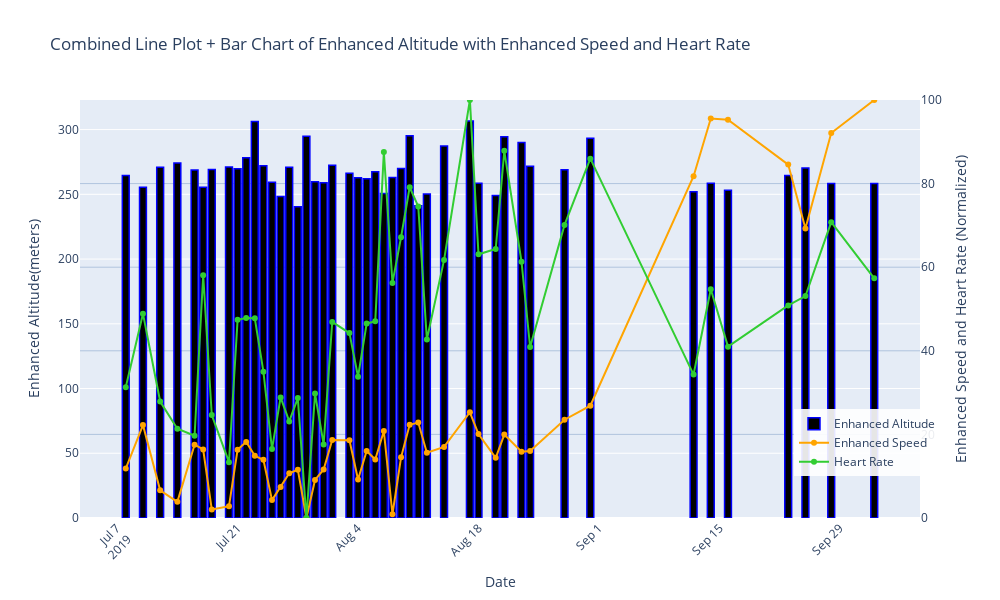

The cell this chart's notebook holds for it:
### Markdown cell above
**Insight**
• The most and least productive days and the strongest and weakest performing metrics have been highlighted. The Most Productive Day is identified as August 31 and the Least Productive Day is August 24. The measured Strongest Performing Metric is 'Power' while the Weakest Performing Metric is 'Leg Spring Stiffness'.

## 1.4 Advanced Visual Analysis Techniques:

### 1.4.1 Combined Line Plot + Bar Chart

**Justification:**
• The combined line plot and bar chart provide a multifaceted view of different metrics over time. This approach helps in visualizing both discrete and continuous data, allowing for a clear comparison between metrics such as enhanced speed, altitude, and heart rate. The line plot tracks continuous changes, while the bar chart highlights peaks and troughs in altitude, making it easier to spot trends and anomalies. Normalization ensures comparability across metrics with different scales, transforming values into a common range (0-100%) for meaningful comparison. The "outlier detection" uses Z-scores to identify and exclude outliers, improving the accuracy of trend analysis.

**Mechanics:**

### Code cell
def generate_combined_chart(df, date_column, speed_column, altitude_column, heart_rate_column):
    """
    Generates a combined line plot + bar chart with enhanced altitude as the bar chart and
    enhanced speed and heart rate as separate lines.
    
    Parameters:
    - df: pandas DataFrame containing the data
    - date_column: str, name of the column with the date information
    - speed_column: str, name of the column with the speed information
    - altitude_column: str, name of the column with the altitude information
    - heart_rate_column: str, name of the column with the heart rate information
    
    Returns:
    - None (displays the plot)
    """
    # Calculate Z-scores
    z_scores = stats.zscore(df[[speed_column, altitude_column, heart_rate_column]])
    abs_z_scores = abs(z_scores)
    
    # Identify outliers
    outlier_entries = (abs_z_scores >= 3).any(axis=1)
    
    # Keep only non-outlier entries
    df = df[~outlier_entries]
    
    # Group data by date and calculate average values
    daily_avg = df.groupby(date_column).agg({
        speed_column: 'mean',
        altitude_column: 'mean',
        heart_rate_column: 'mean'
    }).reset_index()
    
    # Normalize function
    def normalize(series):
        return 100 * (series - series.min()) / (series.max() - series.min())
    
    # Normalize only speed and heart rate columns
    for col in [speed_column, heart_rate_column]:
        daily_avg[col] = normalize(daily_avg[col])
    
    # Sort by altitude for combined chart
    daily_avg_sorted = daily_avg.sort_values(by=altitude_column, ascending=False).reset_index(drop=True)
    
    # Create the combined chart
    fig = go.Figure()
    
    # Add bar chart for enhanced altitude
    fig.add_trace(go.Bar(
        x=daily_avg_sorted[date_column],
        y=daily_avg_sorted[altitude_column],
        name='Enhanced Altitude',
        marker=dict(
            color="black",
            line=dict(
                color='blue',
                width=1.5  # Adjust the width as needed
            )
        ),
        yaxis='y1'
    ))
    
    # Add line for enhanced speed (chronological order)
    fig.add_trace(go.Scatter(
        x=daily_avg[date_column],
        y=daily_avg[speed_column],
        mode='lines+markers',
        name='Enhanced Speed',
        line=dict(color='orange'),
        yaxis='y2'
    ))
    
    # Add line for heart rate (chronological order)
    fig.add_trace(go.Scatter(
        x=daily_avg[date_column],
        y=daily_avg[heart_rate_column],
        mode='lines+markers',
        name='Heart Rate',
        line=dict(color='limegreen'),
        yaxis='y2'
    ))
    
    # Update layout
    fig.update_layout(
        title='Combined Line Plot + Bar Chart of Enhanced Altitude with Enhanced Speed and Heart Rate',
        xaxis_title='Date',
        yaxis=dict(
            title='Enhanced Altitude(meters)',
            side='left'
        ),
        yaxis2=dict(
            title='Enhanced Speed and Heart Rate (Normalized)',
            side='right',
            overlaying='y',
            range=[0, 100],
            gridcolor='lightsteelblue',
        ),
        xaxis_tickangle=-45,
        legend=dict(
            x=0.85,
            y=0.1,
            bgcolor='rgba(255, 255, 255, 0.9)',
            bordercolor='rgba(255, 255, 255, 0)'
        ),
        width=1000,
        height=600
    )
    
    # Show the plot
    fig.show()

# Example usage
generate_combined_chart(df, 'date', 'enhanced_speed', 'enhanced_altitude', 'heart_rate')

### Figure 1 — Plotly figure (JSON) as saved in the notebook; plotly's stock layout.template omitted (floating-point values rounded to 4 significant figures)
{"data": [{"marker": {"color": "black", "line": {"color": "blue", "width": 1.5}}, "name": "Enhanced Altitude", "type": "bar", "x": ["2019-08-17", "2019-07-23", "2019-08-10", "2019-07-29", "2019-08-21", "2019-08-31", "2019-08-23", "2019-08-14", "2019-07-22", "2019-07-14", "2019-08-01", "2019-07-24", "2019-08-24", "2019-07-20", "2019-07-12", "2019-07-27", "2019-09-25", "2019-08-09", "2019-07-21", "2019-07-18", "2019-08-28", "2019-07-16", "2019-08-06", "2019-08-03", "2019-09-23", "2019-07-08", "2019-08-08", "2019-08-04", "2019-08-05", "2019-07-30", "2019-07-25", "2019-07-31", "2019-09-14", "2019-08-18", "2019-09-28", "2019-10-03", "2019-07-10", "2019-07-17", "2019-09-16", "2019-09-12", "2019-08-07", "2019-08-12", "2019-08-20", "2019-07-26", "2019-08-11", "2019-07-28"], "y": [306.7, 306.3, 295.2, 294.8, 294.5, 293.3, 290.0, 287.3, 278.2, 274.3, 272.4, 272.1, 271.7, 271.1, 271.0, 270.8, 270.4, 269.9, 269.8, 269.2, 269.0, 268.9, 267.5, 266.2, 264.6, 264.6, 262.9, 262.9, 262.0, 259.8, 259.3, 258.9, 258.5, 258.5, 258.3, 258.3, 255.4, 255.4, 253.2, 251.9, 250.7, 250.3, 249.1, 248.4, 241.2, 240.4], "yaxis": "y"}, {"line": {"color": "orange"}, "mode": "lines+markers", "name": "Enhanced Speed", "type": "scatter", "x": ["2019-07-08", "2019-07-10", "2019-07-12", "2019-07-14", "2019-07-16", "2019-07-17", "2019-07-18", "2019-07-20", "2019-07-21", "2019-07-22", "2019-07-23", "2019-07-24", "2019-07-25", "2019-07-26", "2019-07-27", "2019-07-28", "2019-07-29", "2019-07-30", "2019-07-31", "2019-08-01", "2019-08-03", "2019-08-04", "2019-08-05", "2019-08-06", "2019-08-07", "2019-08-08", "2019-08-09", "2019-08-10", "2019-08-11", "2019-08-12", "2019-08-14", "2019-08-17", "2019-08-18", "2019-08-20", "2019-08-21", "2019-08-23", "2019-08-24", "2019-08-28", "2019-08-31", "2019-09-12", "2019-09-14", "2019-09-16", "2019-09-23", "2019-09-25", "2019-09-28", "2019-10-03"], "y": [11.84, 22.23, 6.618, 3.869, 17.54, 16.39, 2.017, 2.838, 16.35, 18.21, 14.88, 13.93, 4.282, 7.401, 10.69, 11.57, 0.0, 9.105, 11.62, 18.68, 18.62, 9.196, 16.04, 13.98, 20.8, 0.8936, 14.51, 22.28, 22.82, 15.61, 17.0, 25.3, 20.08, 14.39, 19.95, 15.83, 16.03, 23.51, 26.87, 81.76, 95.58, 95.28, 84.54, 69.28, 92.11, 100.0], "yaxis": "y2"}, {"line": {"color": "limegreen"}, "mode": "lines+markers", "name": "Heart Rate", "type": "scatter", "x": ["2019-07-08", "2019-07-10", "2019-07-12", "2019-07-14", "2019-07-16", "2019-07-17", "2019-07-18", "2019-07-20", "2019-07-21", "2019-07-22", "2019-07-23", "2019-07-24", "2019-07-25", "2019-07-26", "2019-07-27", "2019-07-28", "2019-07-29", "2019-07-30", "2019-07-31", "2019-08-01", "2019-08-03", "2019-08-04", "2019-08-05", "2019-08-06", "2019-08-07", "2019-08-08", "2019-08-09", "2019-08-10", "2019-08-11", "2019-08-12", "2019-08-14", "2019-08-17", "2019-08-18", "2019-08-20", "2019-08-21", "2019-08-23", "2019-08-24", "2019-08-28", "2019-08-31", "2019-09-12", "2019-09-14", "2019-09-16", "2019-09-23", "2019-09-25", "2019-09-28", "2019-10-03"], "y": [31.27, 48.89, 27.87, 21.37, 19.68, 58.1, 24.62, 13.35, 47.41, 47.84, 47.79, 35.01, 16.48, 28.85, 23.11, 28.68, 0.0, 29.78, 17.61, 46.92, 44.25, 33.78, 46.53, 47.05, 87.55, 56.25, 67.18, 79.13, 74.53, 42.7, 61.74, 100.0, 63.09, 64.35, 87.84, 61.3, 40.91, 70.11, 85.97, 34.32, 54.71, 40.99, 50.85, 53.11, 70.78, 57.34], "yaxis": "y2"}], "layout": {"height": 600, "legend": {"bgcolor": "rgba(255, 255, 255, 0.9)", "bordercolor": "rgba(255, 255, 255, 0)", "x": 0.85, "y": 0.1}, "title": {"text": "Combined Line Plot + Bar Chart of Enhanced Altitude with Enhanced Speed and Heart Rate"}, "width": 1000, "xaxis": {"tickangle": -45, "title": {"text": "Date"}}, "yaxis": {"side": "left", "title": {"text": "Enhanced Altitude(meters)"}}, "yaxis2": {"gridcolor": "lightsteelblue", "overlaying": "y", "range": [0, 100], "side": "right", "title": {"text": "Enhanced Speed and Heart Rate (Normalized)"}}}}
